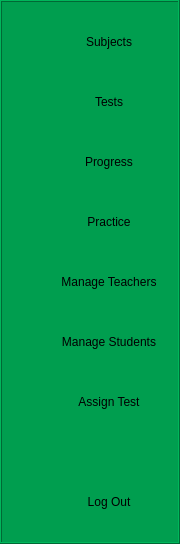
            <widget class="QFrame" name="frame_13">
             <property name="minimumSize">
              <size>
               <width>180</width>
               <height>0</height>
              </size>
             </property>
             <property name="maximumSize">
              <size>
               <width>180</width>
               <height>16777215</height>
              </size>
             </property>
             <property name="styleSheet">
              <string notr="true">QFrame{
	background-color: rgb(0, 158, 79);}
QPushButton{
	border:none;
	background-repeat: none;
	padding-left:30px;
	background-position:center left;
	border-radius: 5px;}
QPushButton:pressed {
    background-color:rgb(0, 158, 79);
	color:white;
    border-style: inset;
}
QPushButton:hover:!pressed {
	background-color: rgb(255, 255, 255);
	color:rgb(0, 158, 79);}
QPushButton#pushButton_10{
	background-image: url(:/newPrefix/book.png);}
QPushButton#pushButton_10:hover:!pressed {
	background-image: url(:/newPrefix/book_green.png);}
QPushButton#pushButton_13{
	background-image: url(:/newPrefix/test.png);}
QPushButton#pushButton_13:hover:!pressed {
	background-image: url(:/newPrefix/test_green.png);}
QPushButton#pushButton_15{
	background-image: url(:/newPrefix/progress.png);}
QPushButton#pushButton_15:hover:!pressed {
	background-image: url(:/newPrefix/progress_green.png);}
QPushButton#pushButton_69{
	background-image: url(:/newPrefix/practice.png);}
QPushButton#pushButton_69:hover:!pressed {
	background-image: url(:/newPrefix/practice_green.png);}
QPushButton#pushButton_20{
	background-image: url(:/newPrefix/logout.png);}
QPushButton#pushButton_20:hover:!pressed {
	background-image: url(:/newPrefix/logout_green.png);}
QPushButton#pushButton_58{
	background-image: url(:/newPrefix/test.png);}
QPushButton#pushButton_58:hover:!pressed {
	background-image: url(:/newPrefix/test_green.png);}
QPushButton#pushButton_48{
	background-image: url(:/newPrefix/student.png);}
QPushButton#pushButton_48:hover:!pressed{
	background-image: url(:/newPrefix/student_green.png);}
QPushButton#pushButton_47{
	background-image: url(:/newPrefix/teacher.png);}
QPushButton#pushButton_47:hover:!pressed{
	background-image: url(:/newPrefix/teacher_green.png);}
</string>
             </property>
             <property name="frameShape">
              <enum>QFrame::Box</enum>
             </property>
             <property name="frameShadow">
              <enum>QFrame::Raised</enum>
             </property>
             <layout class="QVBoxLayout" name="verticalLayout_9">
              <property name="spacing">
               <number>10</number>
              </property>
              <property name="leftMargin">
               <number>8</number>
              </property>
              <property name="topMargin">
               <number>15</number>
              </property>
              <property name="rightMargin">
               <number>0</number>
              </property>
              <property name="bottomMargin">
               <number>15</number>
              </property>
              <item>
               <widget class="QPushButton" name="pushButton_10">
                <property name="minimumSize">
                 <size>
                  <width>131</width>
                  <height>50</height>
                 </size>
                </property>
                <property name="maximumSize">
                 <size>
                  <width>16777215</width>
                  <height>50</height>
                 </size>
                </property>
                <property name="cursor">
                 <cursorShape>PointingHandCursor</cursorShape>
                </property>
                <property name="autoFillBackground">
                 <bool>false</bool>
                </property>
                <property name="styleSheet">
                 <string notr="true"/>
                </property>
                <property name="text">
                 <string>Subjects</string>
                </property>
               </widget>
              </item>
              <item>
               <widget class="QPushButton" name="pushButton_13">
                <property name="minimumSize">
                 <size>
                  <width>131</width>
                  <height>50</height>
                 </size>
                </property>
                <property name="maximumSize">
                 <size>
                  <width>16777215</width>
                  <height>50</height>
                 </size>
                </property>
                <property name="cursor">
                 <cursorShape>PointingHandCursor</cursorShape>
                </property>
                <property name="styleSheet">
                 <string notr="true"/>
                </property>
                <property name="text">
                 <string>Tests</string>
                </property>
               </widget>
              </item>
              <item>
               <widget class="QPushButton" name="pushButton_15">
                <property name="minimumSize">
                 <size>
                  <width>131</width>
                  <height>50</height>
                 </size>
                </property>
                <property name="maximumSize">
                 <size>
                  <width>16777215</width>
                  <height>50</height>
                 </size>
                </property>
                <property name="cursor">
                 <cursorShape>PointingHandCursor</cursorShape>
                </property>
                <property name="styleSheet">
                 <string notr="true"/>
                </property>
                <property name="text">
                 <string>Progress</string>
                </property>
               </widget>
              </item>
              <item>
               <widget class="QPushButton" name="pushButton_69">
                <property name="minimumSize">
                 <size>
                  <width>131</width>
                  <height>50</height>
                 </size>
                </property>
                <property name="maximumSize">
                 <size>
                  <width>16777215</width>
                  <height>50</height>
                 </size>
                </property>
                <property name="cursor">
                 <cursorShape>PointingHandCursor</cursorShape>
                </property>
                <property name="styleSheet">
                 <string notr="true"/>
                </property>
                <property name="text">
                 <string>Practice</string>
                </property>
               </widget>
              </item>
              <item>
               <widget class="QPushButton" name="pushButton_47">
                <property name="enabled">
                 <bool>true</bool>
                </property>
                <property name="minimumSize">
                 <size>
                  <width>131</width>
                  <height>50</height>
                 </size>
                </property>
                <property name="cursor">
                 <cursorShape>PointingHandCursor</cursorShape>
                </property>
                <property name="text">
                 <string>Manage Teachers</string>
                </property>
               </widget>
              </item>
              <item>
               <widget class="QPushButton" name="pushButton_48">
                <property name="minimumSize">
                 <size>
                  <width>131</width>
                  <height>50</height>
                 </size>
                </property>
                <property name="cursor">
                 <cursorShape>PointingHandCursor</cursorShape>
                </property>
                <property name="text">
                 <string>Manage Students</string>
                </property>
               </widget>
              </item>
              <item>
               <widget class="QPushButton" name="pushButton_58">
                <property name="minimumSize">
                 <size>
                  <width>131</width>
                  <height>50</height>
                 </size>
                </property>
                <property name="cursor">
                 <cursorShape>PointingHandCursor</cursorShape>
                </property>
                <property name="text">
                 <string>Assign Test</string>
                </property>
               </widget>
              </item>
              <item>
               <spacer name="verticalSpacer_3">
                <property name="orientation">
                 <enum>Qt::Vertical</enum>
                </property>
                <property name="sizeHint" stdset="0">
                 <size>
                  <width>20</width>
                  <height>40</height>
                 </size>
                </property>
               </spacer>
              </item>
              <item>
               <widget class="QPushButton" name="pushButton_20">
                <property name="minimumSize">
                 <size>
                  <width>131</width>
                  <height>50</height>
                 </size>
                </property>
                <property name="maximumSize">
                 <size>
                  <width>16777215</width>
                  <height>50</height>
                 </size>
                </property>
                <property name="cursor">
                 <cursorShape>PointingHandCursor</cursorShape>
                </property>
                <property name="styleSheet">
                 <string notr="true"/>
                </property>
                <property name="text">
                 <string>Log Out</string>
                </property>
               </widget>
              </item>
             </layout>
            </widget>
